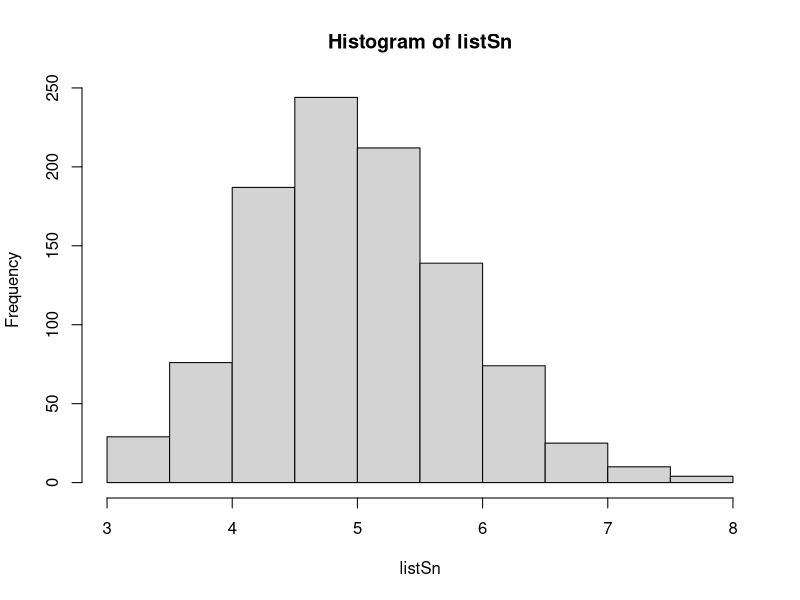
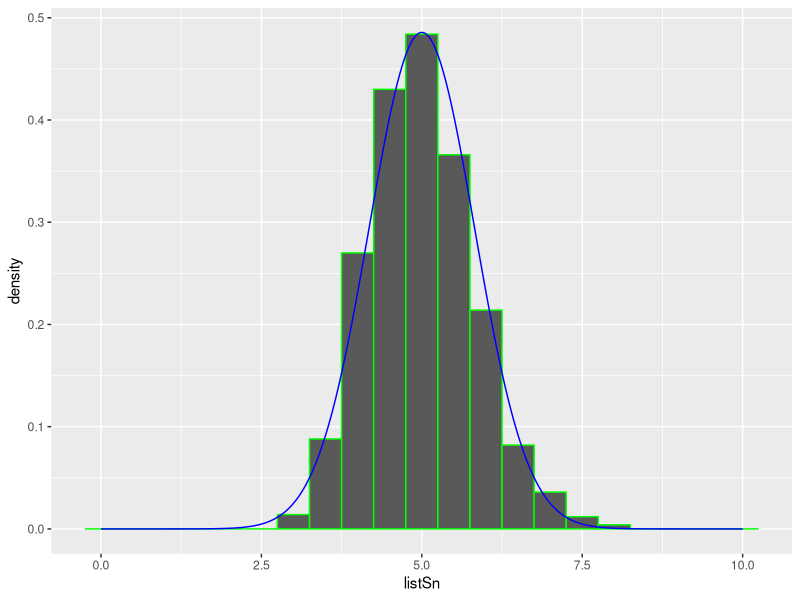

R code for these plots, in order:
## ---- chunk 1
library(ggplot2)
library(gridExtra)
set.seed(1977)
lambda <- 0.2
n <- 40
totalsn <- 1000
listSn <- c(totalsn)
for (i in 1:totalsn) {
  listSn[i] <- mean(rexp(n,lambda))  
}
hist(listSn)
## ---- chunk 2
# Display the distribution is centered by comparison with theoretical center of distribution
var1 <- mean(listSn)
var2 <- 1/lambda
var1
var2
diff1 <- var1 - var2
diff1
# 
## ---- chunk 3
# std
var3 <- sd(listSn)
var4 <- var2/sqrt(40)
diff2 <- var3 - var4
diff2
## ---- chunk 4
# variance
var5 <- sd(listSn)^2
var6 <- var3^2
diff3 <- var5 - var6
diff3
## ---- chunk 5
# Show that the distr is normal
dnormx <- seq(0,10,.01)
dnormy <- dnorm(dnormx, 5, var3)
tbSn <- data.frame(listSn)
tbDnorm <- data.frame(dnormx,dnormy)

g1 <- ggplot(tbSn, aes(x=listSn)) + geom_histogram(aes(y=..density..), binwidth=0.5, col="green")
g2 <- g1 + geom_line(data = tbDnorm, aes(x=dnormx,y=dnormy), col = "blue")
g2

## ---- chunk 6
confLevel <- mean(listSn) + c(-1,1) * 1.96 * var3 / sqrt(length(listSn))
confLevel
